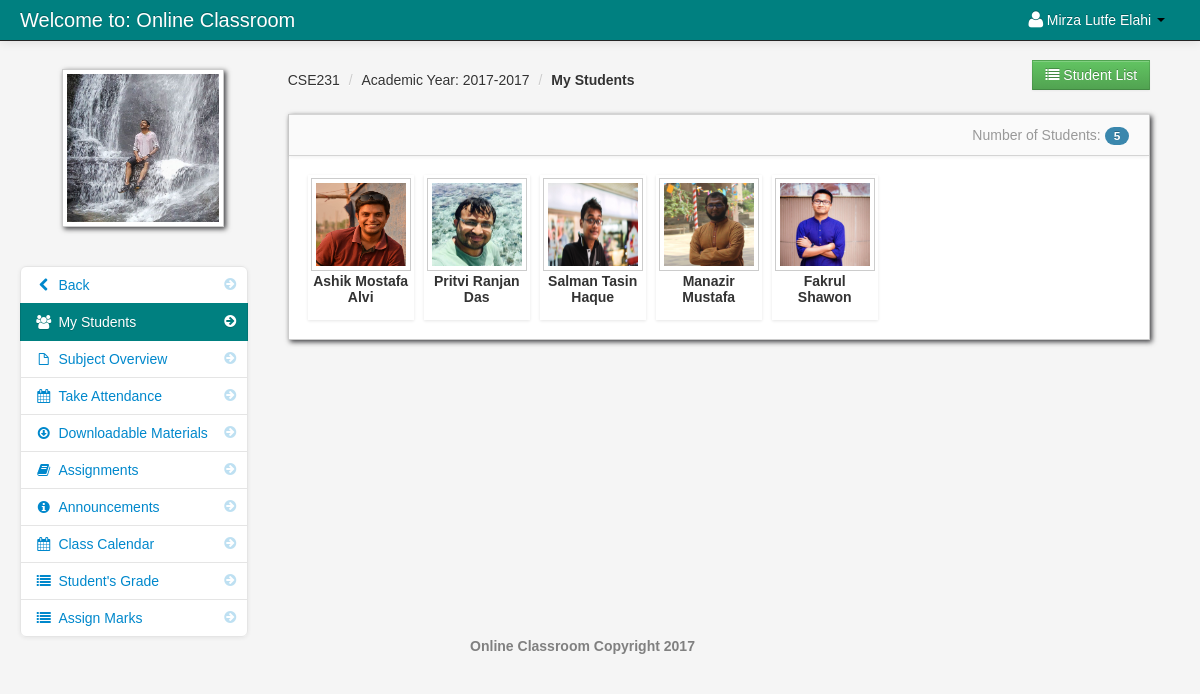
Page /my_students.php?id=21 (signed in) on the committed database.
### tables this page shows
CREATE TABLE `teacher` (
  `teacher_id` int(11) NOT NULL,
  `username` varchar(100) NOT NULL,
  `password` varchar(200) NOT NULL,
  `firstname` varchar(100) NOT NULL,
  `lastname` varchar(100) NOT NULL,
  `department_id` int(11) NOT NULL,
  `location` varchar(200) NOT NULL,
  `about` varchar(500) NOT NULL,
  `teacher_status` varchar(20) NOT NULL,
  `teacher_stat` varchar(100) NOT NULL
);

CREATE TABLE `teacher_class` (
  `teacher_class_id` int(11) NOT NULL,
  `teacher_id` int(11) NOT NULL,
  `class_id` int(11) NOT NULL,
  `semester` varchar(100) NOT NULL,
  `thumbnails` varchar(100) NOT NULL,
  `school_year` varchar(100) NOT NULL,
  `class_title` varchar(100) NOT NULL,
  `description` longtext NOT NULL,
  `Credit` int(11) NOT NULL,
  `Pre_req` varchar(100) NOT NULL
);

CREATE TABLE `class` (
  `class_id` int(11) NOT NULL,
  `class_name` varchar(100) NOT NULL
);

CREATE TABLE `teacher_class_student` (
  `teacher_class_student_id` int(11) NOT NULL,
  `teacher_class_id` int(11) NOT NULL,
  `student_id` int(11) NOT NULL,
  `teacher_id` int(11) NOT NULL,
  `Present` int(30) NOT NULL DEFAULT '0',
  `Absent` int(30) NOT NULL DEFAULT '0',
  `Late` int(30) NOT NULL DEFAULT '0',
  `Sick` int(30) NOT NULL DEFAULT '0'
);

CREATE TABLE `student` (
  `student_id` int(11) NOT NULL,
  `firstname` varchar(100) NOT NULL,
  `lastname` varchar(100) NOT NULL,
  `class_id` int(11) NOT NULL,
  `username` varchar(100) NOT NULL,
  `password` varchar(100) NOT NULL,
  `email` varchar(100) NOT NULL,
  `contact_number` int(12) NOT NULL,
  `location` varchar(100) NOT NULL,
  `status` varchar(100) NOT NULL
);

### session.php (called while the page is built, shortened)
<?php
$session_id=$_SESSION['id'];
?>

### my_students.php (the view)
<?php include('header_dashboard.php'); ?>
<?php include('session.php'); ?>
<?php $get_id = $_GET['id']; ?>
    <body>
		<?php include('navbar_teacher.php'); ?>
        <div class="container-fluid">
            <div class="row-fluid">
				<?php include('class_sidebar.php'); ?>
                <div class="span9" id="content">
                     <div class="row-fluid">
						<div class="pull-right">
							<a onclick="window.open('print_student.php<?php echo '?id='.$get_id; ?>')"  class="btn btn-success"><i class="icon-list"></i> Student List</a>
						</div>
						<?php include('my_students_breadcrums.php'); ?>
                        <div id="block_bg" class="block">
                            <div class="navbar navbar-inner block-header">
                                <div id="" class="muted pull-right">
								<?php
								$my_student = mysql_query("SELECT * FROM teacher_class_student
														LEFT JOIN student ON student.student_id = teacher_class_student.student_id
														INNER JOIN class ON class.class_id = student.class_id where teacher_class_id = '$get_id' order by lastname ")or die(mysql_error());
								$count_my_student = mysql_num_rows($my_student);?>
								Number of Students: <span class="badge badge-info"><?php echo $count_my_student; ?></span>
								</div>
                            </div>
                            <div class="block-content collapse in">
                                <div class="span12">
									<ul	 id="da-thumbs" class="da-thumbs">
										    <?php
														$my_student = mysql_query("SELECT * FROM teacher_class_student
														LEFT JOIN student ON student.student_id = teacher_class_student.student_id
														INNER JOIN class ON class.class_id = student.class_id where teacher_class_id = '$get_id' order by lastname ")or die(mysql_error());
														while($row = mysql_fetch_array($my_student)){
														$id = $row['teacher_class_student_id'];
														?>
											<li id="del<?php echo $id; ?>">
													<?php $id = $row['student_id']; ?>
													<a href="student_info.php<?php echo '?id='.$id; ?>">
															<img id="student_avatar_class" src ="admin/<?php echo $row['location'] ?>" width="124" height="140" class="img-polaroid">
													</a>
													<p class="class"><?php echo $row['firstname']; ?></p>
													<p class="subject"><?php echo $row['lastname'];?></p>
											</li>
											<?php } ?>
									</ul>
                                </div>
                            </div>
                        </div>
                    </div>
                </div>
            </div>
		<?php include('footer.php'); ?>
        </div>
		<?php include('script.php'); ?>
    </body>
</html>

### navbar_teacher.php (shortened to what this page needs)
	<div class="navbar navbar-fixed-top navbar-inverse">
           <div class="navbar-inner">
               <div class="container-fluid">
                   <a class="brand" href="dashboard_teacher.php">Welcome to: Online Classroom</a>
							<div class="nav-collapse collapse">
								<ul class="nav pull-right">
												<?php $query= mysql_query("select * from teacher where teacher_id = '$session_id'")or die(mysql_error());
														$row = mysql_fetch_array($query);
												?>
												<li class="dropdown">
													<a href="#" role="button" class="dropdown-toggle" data-toggle="dropdown"> <i class="icon-user icon-large"></i><?php echo $row['firstname']." ".$row['lastname'];  ?> <i class="caret"></i></a>
												</li>
								</ul>
							</div>
               </div>
           </div>
</div>

### class_sidebar.php
<div class="span3" id="sidebar">
	<img id="avatar" src="admin/<?php echo $row['location']; ?>" class="img-polaroid">
			<ul class="nav nav-list bs-docs-sidenav nav-collapse collapse">
				<li class=""><a href="dashboard_teacher.php"><i class="icon-chevron-right"></i><i class="icon-chevron-left"></i>&nbsp;Back</a></li>
				<li class="active"><a href="my_students.php<?php echo '?id='.$get_id; ?>"><i class="icon-chevron-right"></i><i class="icon-group"></i>&nbsp;My Students</a></li>
				<li class=""><a href="subject_overview.php<?php echo '?id='.$get_id; ?>"><i class="icon-chevron-right"></i><i class="icon-file"></i>&nbsp;Subject Overview</a></li>
				<li class=""><a href="take_attendance.php<?php echo '?id='.$get_id; ?>"><i class="icon-chevron-right"></i><i class="icon-calendar"></i>&nbsp;Take Attendance</a></li>
				<li class=""><a href="downloadable.php<?php echo '?id='.$get_id; ?>"><i class="icon-chevron-right"></i><i class="icon-download"></i>&nbsp;Downloadable Materials</a></li>
				<li class=""><a href="assignment.php<?php echo '?id='.$get_id; ?>"><i class="icon-chevron-right"></i><i class="icon-book"></i>&nbsp;Assignments</a></li>
				<li class=""><a href="announcements.php<?php echo '?id='.$get_id; ?>"><i class="icon-chevron-right"></i><i class="icon-info-sign"></i>&nbsp;Announcements</a></li>
				<li class=""><a href="class_calendar.php<?php echo '?id='.$get_id; ?>"><i class="icon-chevron-right"></i><i class="icon-calendar"></i>&nbsp;Class Calendar</a></li>
				<li class=""><a href="teacher_students_grade.php<?php echo '?id='.$get_id; ?>"><i class="icon-chevron-right"></i><i class="icon-list"></i>&nbsp;Student's Grade</a></li>
				<li class=""><a href="create_marks_poll.php<?php echo '?id='.$get_id; ?>"><i class="icon-chevron-right"></i><i class="icon-list"></i>&nbsp;Assign Marks</a></li>
			</ul>
</div>

### my_students_breadcrums.php
<?php $class_query = mysql_query("SELECT * from teacher_class
LEFT JOIN class ON class.class_id = teacher_class.class_id
where teacher_class_id = '$get_id'")or die(mysql_error());
$class_row = mysql_fetch_array($class_query);
?>
<ul class="breadcrumb">
	<li><a href="#"><?php echo $class_row['class_name']; ?></a> <span class="divider">/</span></li>
	<li><a href="#">Academic Year: <?php echo $class_row['school_year']; ?></a> <span class="divider">/</span></li>
	<li><a href="#"><b>My Students</b></a></li>
</ul>

### admin/assets/styles.css (style rules this page uses)
body { padding-top: 60px; padding-bottom: 40px; background-color: #f5f5f5; }
#content { margin-left:0px; }
.breadcrumb { margin: 0 0 0px; padding: 10px 0px; background-color: transparent; }
.block { background: url("../images/pixel-60fff.png") repeat scroll 0 0 rgba(0, 0, 0, 0) !important; border: 1px solid #ccc; background: white; margin: 1em 0em; border-top: none; -webkit-box-shadow: 2px 2px 5px rgba(0, 0, 6, 0.75); -moz-box-shadow: 2px 2px 5px rgba(0, 0, 6, 0.75); box-shadow: 2px 2px 5px rgba(0, 0, 6, 0.75); }
.block-content { margin: 1em; min-height: .25em; }
.block-header { margin-bottom: 0px; border-right: none; border-left: none; -webkit-border-radius: 0px; -moz-border-radius: 0px; border-radius: 0px; }
.block-header div { padding-top: 10px; }
.bs-docs-sidenav { max-width: 228px; margin: 30px 0 0; padding: 0; background-color: #fff; -webkit-border-radius: 6px; -moz-border-radius: 6px; border-radius: 6px; -webkit-box-shadow: 0 1px 4px rgba(0,0,0,.065); -moz-box-shadow: 0 1px 4px rgba(0,0,0,.065); box-shadow: 0 1px 4px rgba(0,0,0,.065); }
.bs-docs-sidenav > li > a { display: block; width: 190px \9; margin: 0 0 -1px; padding: 8px 14px; border: 1px solid #e5e5e5; }
.bs-docs-sidenav > li:first-child > a { -webkit-border-radius: 6px 6px 0 0; -moz-border-radius: 6px 6px 0 0; border-radius: 6px 6px 0 0; }
.bs-docs-sidenav > li:last-child > a { -webkit-border-radius: 0 0 6px 6px; -moz-border-radius: 0 0 6px 6px; border-radius: 0 0 6px 6px; }
.bs-docs-sidenav > .active > a { position: relative; z-index: 2; padding: 9px 15px; border: 0; text-shadow: 0 1px 0 rgba(0,0,0,.15); -webkit-box-shadow: inset 1px 0 0 rgba(0,0,0,.1), inset -1px 0 0 rgba(0,0,0,.1); -moz-box-shadow: inset 1px 0 0 rgba(0,0,0,.1), inset -1px 0 0 rgba(0,0,0,.1); box-shadow: inset 1px 0 0 rgba(0,0,0,.1), inset -1px 0 0 rgba(0,0,0,.1); }
.bs-docs-sidenav .icon-chevron-right { float: right; margin-top: 2px; margin-right: -6px; opacity: .25; }
.bs-docs-sidenav .active .icon-chevron-right, .bs-docs-sidenav .active a:hover .icon-chevron-right { opacity: 1; }

### admin/assets/style.css (style rules this page uses)
.da-thumbs { float: left; list-style: none outside none; margin: 0; padding: 0; position: relative; }
.da-thumbs li { float: left; margin: 5px; padding: 3px; position: relative; box-shadow: 0 1px 3px rgba(0,0,0,0.1); }
.da-thumbs li a, .da-thumbs li a img { display: block; position: relative; }
.da-thumbs li a { overflow: hidden; }
.class { font-family: helvetica !important; font-weight: bold; text-align: center; }
.subject { font-family: helvetica !important; font-weight: bold; text-align: center; margin-top: -14px; }

### rows in the picture
teacher: firstname "Mirza Lutfe", lastname "Elahi", location (picture)
teacher_class: class.class_name "CSE231", school_year "2017-2017"
teacher_class_student: student.location (picture), student.firstname "Ashik Mostafa", student.lastname "Alvi"
teacher_class_student: student.location (picture), student.firstname "Pritvi Ranjan", student.lastname "Das"
teacher_class_student: student.location (picture), student.firstname "Salman Tasin", student.lastname "Haque"
teacher_class_student: student.location (picture), student.firstname "Manazir", student.lastname "Mustafa"
teacher_class_student: student.location (picture), student.firstname "Fakrul", student.lastname "Shawon"

### other values in the picture
$count_my_student "5"
